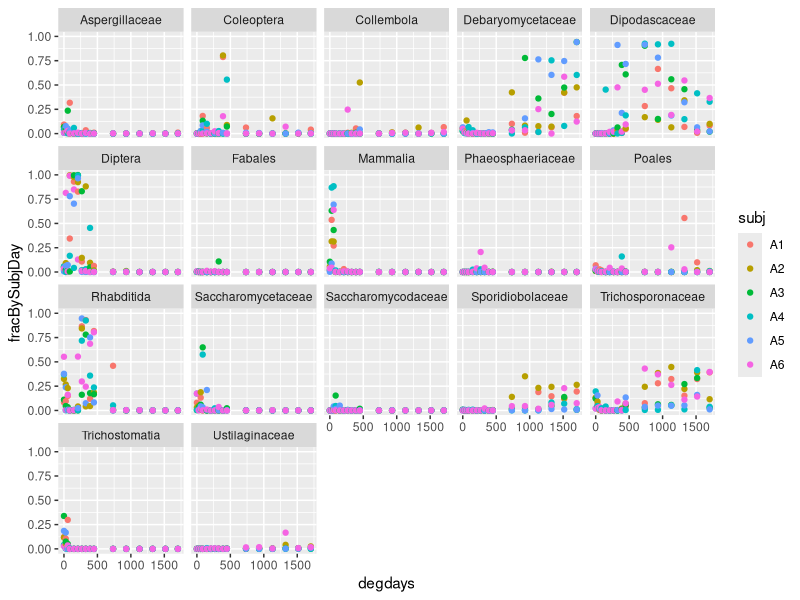
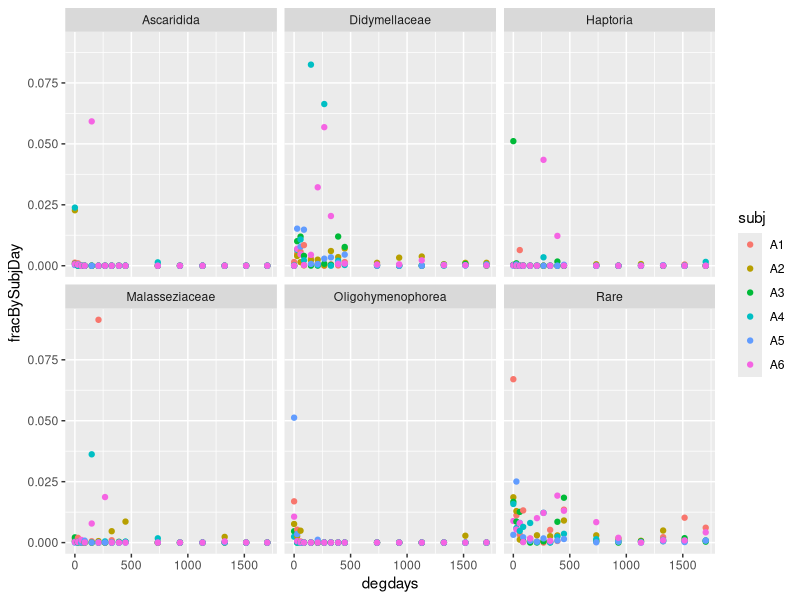
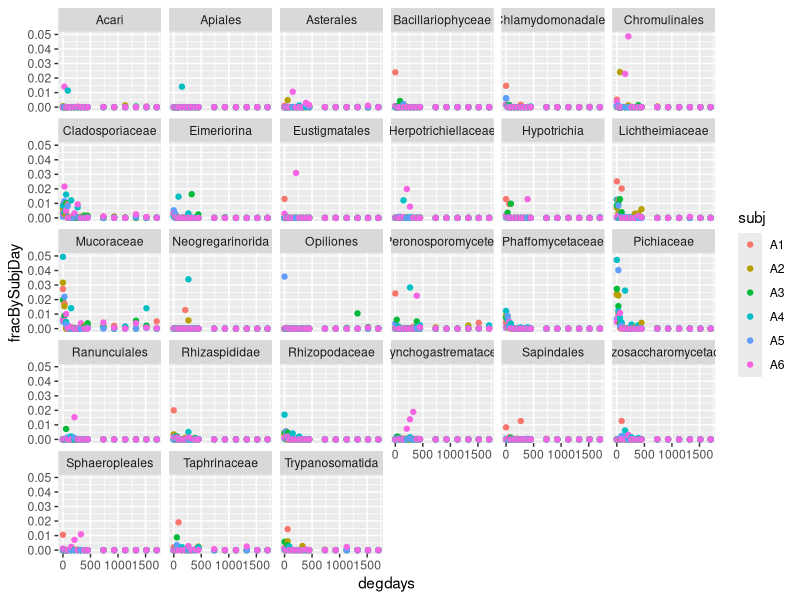
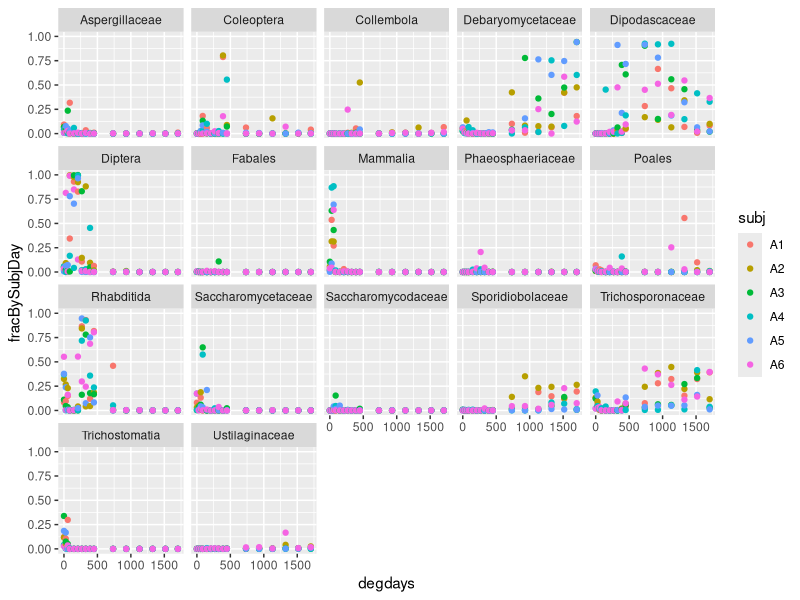
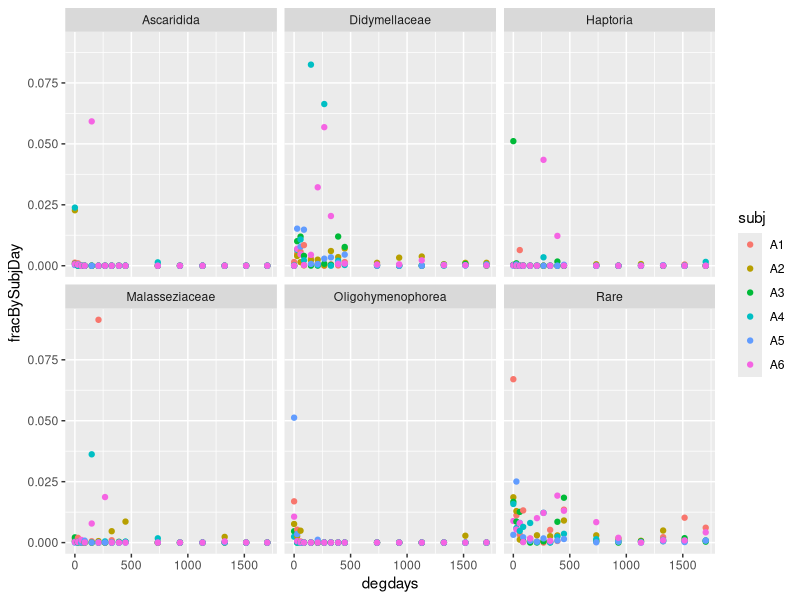
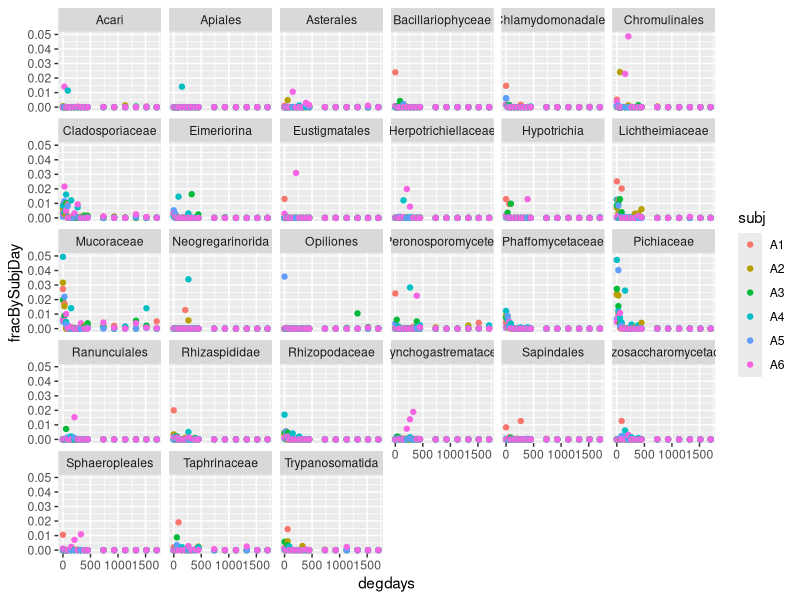

Source code (R) for these figures, in order:
library("tidyverse")

indivT <- read_csv("../families_massaged.csv")

freqtaxaT <- indivT %>%
  group_by(taxon) %>%
  summarize(maxFracBySubjDay=max(fracBySubjDay)) %>%
  arrange(desc(maxFracBySubjDay))


graph1T <- freqtaxaT %>%
  filter(maxFracBySubjDay >= 0.10) %>%
  left_join(indivT) %>%
  select(-maxFracBySubjDay)
ggplot(graph1T, aes(degdays, fracBySubjDay)) +
  geom_point(aes(color=subj)) +
  facet_wrap(~taxon)
ggsave("family_taxa_w_maxfrac_at_least_10perc.pdf")


graph2T <- freqtaxaT %>%
  filter((maxFracBySubjDay < 0.10) & (maxFracBySubjDay >= 0.05)) %>%
  left_join(indivT) %>%
  select(-maxFracBySubjDay)
ggplot(graph2T, aes(degdays, fracBySubjDay)) +
  geom_point(aes(color=subj)) +
  facet_wrap(~taxon)
ggsave("family_taxa_w_maxfrac_5-10perc.pdf")


graph3T <- freqtaxaT %>%
  filter(maxFracBySubjDay < 0.05) %>%
  left_join(indivT) %>%
  select(-maxFracBySubjDay)
ggplot(graph3T, aes(degdays, fracBySubjDay)) +
  geom_point(aes(color=subj)) +
  facet_wrap(~taxon)
ggsave("family_taxa_w_maxfrac_less_5perc.pdf")
